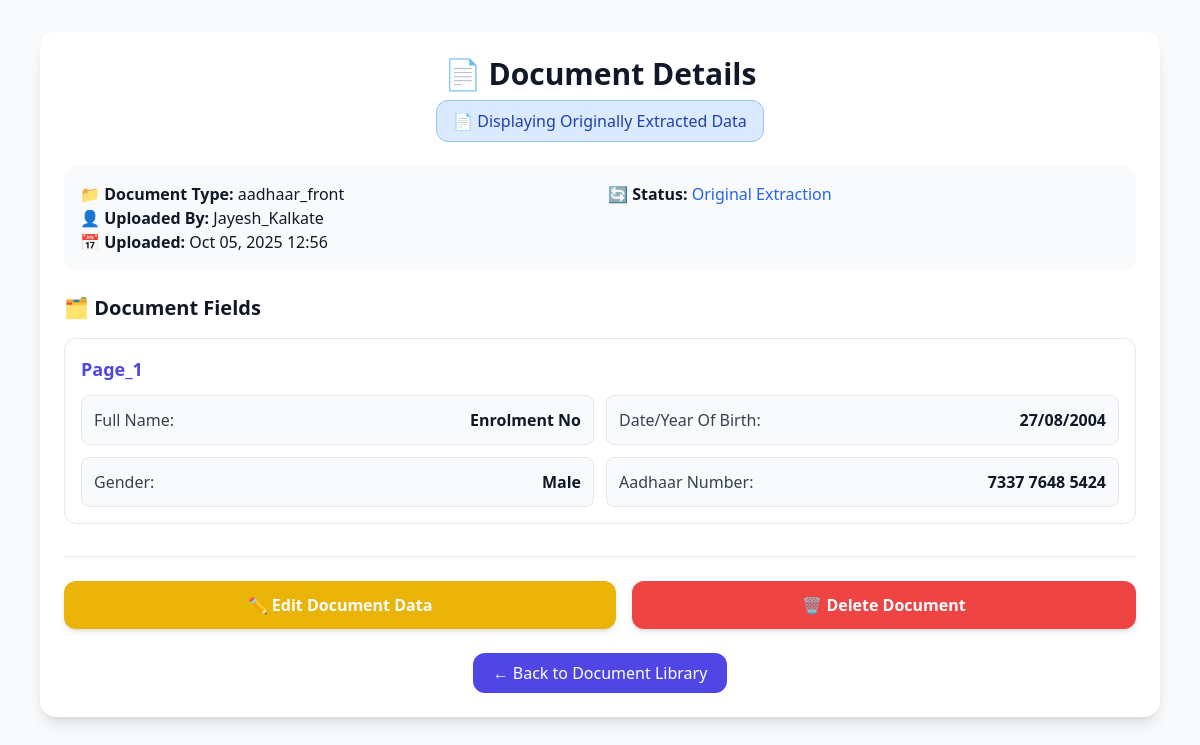
/document/3/ (signed in), run on an earlier commit of the app's database.
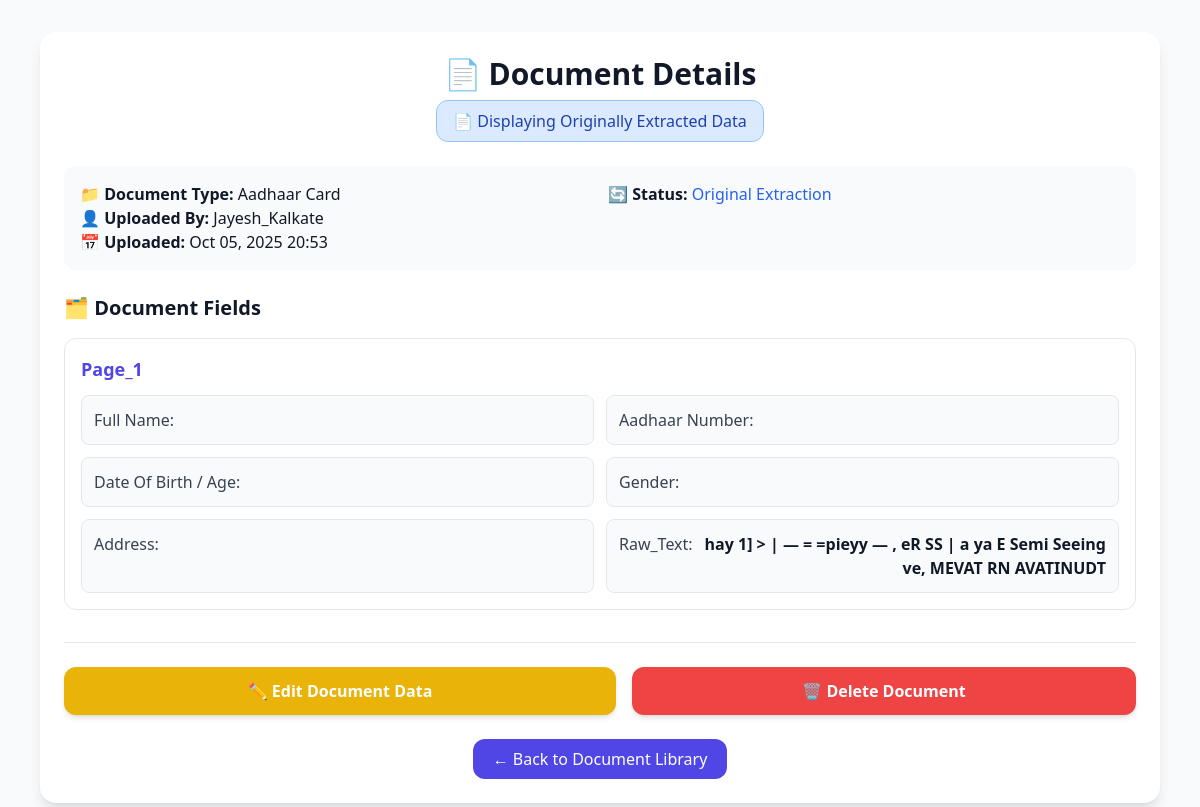
And on a later commit of the database.
### core/models.py (models this page shows, shortened)
class Document(models.Model):
    DOC_TYPES = [
        ("aadhaar_card", "Aadhaar Card"),
        ("pan_card", "PAN Card"),
        ("driving_license", "Driving License"),
        ("passport", "Passport"),
        ("other_document", "Other Document"),
    ]
    user = models.ForeignKey(User, on_delete=models.CASCADE, related_name="documents")
    file = models.FileField(upload_to="documents/")
    doc_type = models.CharField(
        max_length=50,
        choices=DOC_TYPES,
        default="other_document",
        blank=True,
        null=True,
    )
    extracted_text = models.TextField(blank=True, null=True)
    extracted_data = models.JSONField(default=dict, blank=True)
    user_edited_data = models.JSONField(default=dict, blank=True)
    processed = models.BooleanField(default=False)
    error_message = models.TextField(blank=True, null=True)
    quality_score = models.FloatField(blank=True, null=True)
    created_at = models.DateTimeField(auto_now_add=True)
    uploaded_at = models.DateTimeField(auto_now=True)
    objects = DocumentManager()
    class Meta:
        ordering = ["-created_at"]
    @property
    def is_edited(self):
        return bool(self.user_edited_data)
    @property
    def display_data(self):
        return self.user_edited_data if self.user_edited_data else self.extracted_data

### core/views.py (the view)
# urls.py: path("document/<int:pk>/", views.document_detail, name="document_detail"),
@login_required
def document_detail(request, pk):
    document = get_object_or_404(Document, pk=pk, user=request.user)
    display_data = document.display_data
    has_user_edits = document.is_edited
    pages_data = []
    quality_metrics = {}
    if display_data:
        for page_key, page_data in display_data.items():
            if isinstance(page_data, dict):
                metadata = page_data.pop("_metadata", {})
                fields = [(k, v) for k, v in page_data.items() if k != "_metadata"]
                pages_data.append(
                    {
                        "page_key": page_key,
                        "fields": fields,
                        "metadata": metadata,
                        "has_warnings": bool(metadata.get("warnings")),
                        "is_error_page": "error" in page_data,
                    }
                )
                if metadata.get("quality_scores"):
                    quality_metrics[page_key] = metadata["quality_scores"]
    can_reprocess = document.error_message or (
        document.quality_score and document.quality_score < 0.5
    )
    context = {
        "document": document,
        "pages_data": pages_data,
        "quality_metrics": quality_metrics,
        "can_reprocess": can_reprocess,
        "supported_doc_types": get_supported_document_types(),
        "has_user_edits": has_user_edits,
    }
    return render(request, "document_detail.html", context)

### core/ocr_utils.py (called while the page is built)
def get_supported_document_types() -> List[str]:
    return list(OCR_HANDLERS.keys())

### templates/document_detail.html (shortened to what this page needs)
{% load static %}
{% include "header.html" %}
<body class="bg-gray-50 dark:bg-gray-900 text-gray-900 dark:text-gray-100 min-h-screen">
  <main class="w-full max-w-6xl mx-auto py-8 px-4">
    <div class="bg-white dark:bg-gray-800 rounded-2xl shadow-lg p-6">
      <div class="mb-6 text-center">
        <h1 class="text-3xl font-bold mb-2">📄 Document Details</h1>
        <div class="inline-block px-4 py-2 rounded-xl
          {% if has_user_edits %}
            bg-green-100 text-green-800 dark:bg-green-900/30 dark:text-green-300 border border-green-300
          {% else %}
            bg-blue-100 text-blue-800 dark:bg-blue-900/30 dark:text-blue-300 border border-blue-300
          {% endif %}">
          {% if has_user_edits %}
            ✏️ Displaying Your Edited Data (Original extracted data has been replaced)
          {% else %}
            📄 Displaying Originally Extracted Data
          {% endif %}
        </div>
      </div>
      <div class="grid grid-cols-1 md:grid-cols-2 gap-4 mb-6 p-4 bg-gray-50 dark:bg-gray-700 rounded-xl">
        <div>
          <p><strong>📁 Document Type:</strong> {{ document.get_doc_type_display }}</p>
          <p><strong>👤 Uploaded By:</strong> {{ document.user.username }}</p>
          <p><strong>📅 Uploaded:</strong> {{ document.created_at|date:"M d, Y H:i" }}</p>
        </div>
        <div>
          {% if has_user_edits %}
          <p><strong>🔄 Status:</strong> <span class="text-green-600">Edited by User</span></p>
          {% else %}
          <p><strong>🔄 Status:</strong> <span class="text-blue-600">Original Extraction</span></p>
          {% endif %}
        </div>
      </div>
      {% if pages_data %}
      <div class="mb-6">
        <h3 class="text-xl font-semibold mb-4 flex items-center gap-2">
          🗂️ Document Fields
        </h3>
        {% for page in pages_data %}
        <div class="mb-6 border border-gray-200 dark:border-gray-600 rounded-xl p-4 bg-white dark:bg-gray-700">
          <h4 class="font-semibold text-lg text-indigo-600 mb-3">{{ page.page_key|title }}</h4>
          <div class="grid grid-cols-1 md:grid-cols-2 gap-3">
            {% for field in page.fields %}
            <div class="flex justify-between items-start p-3 rounded-lg bg-gray-50 dark:bg-gray-600 border">
              <span class="font-medium text-gray-700 dark:text-gray-300">{{ field.0|title }}:</span>
              <span class="text-gray-900 dark:text-gray-100 text-right font-semibold">{{ field.1 }}</span>
            </div>
            {% endfor %}
          </div>
        </div>
        {% endfor %}
      </div>
      {% else %}
      <div class="text-center py-8 text-gray-500">
        <p>No data extracted from this document.</p>
      </div>
      {% endif %}
      <div class="flex flex-col md:flex-row gap-4 justify-center mt-8 pt-6 border-t dark:border-gray-700">
        <a href="{% url 'core:edit_document' document.pk %}"
           class="flex-1 text-center px-6 py-3 bg-yellow-500 hover:bg-yellow-600 text-white rounded-xl font-semibold transition-all duration-200 shadow-md">
          ✏️ Edit Document Data
        </a>
        <form action="{% url 'core:delete_document' document.pk %}" method="post" class="flex-1">
          <button type="submit"
                  onclick="return confirm('Are you sure you want to delete this document? This action cannot be undone.')"
                  class="w-full px-6 py-3 bg-red-500 hover:bg-red-600 text-white rounded-xl font-semibold transition-all duration-200 shadow-md">
            🗑️ Delete Document
          </button>
        </form>
      </div>
      <div class="text-center mt-6">
        <a href="{% url 'core:document_library' %}"
           class="inline-flex items-center gap-2 px-5 py-2 bg-indigo-600 hover:bg-indigo-700 text-white rounded-xl font-medium transition-all duration-200">
          ← Back to Document Library
        </a>
      </div>
    </div>
  </main>
</body>
{% include "footer.html" %}

What changed in the data, as far as the page shows it:
changed Document "Jayesh_Kalkate": doc_type "aadhaar_front" → "Aadhaar Card"; created_at "Oct 05, 2025 12:56" → "Oct 05, 2025 20:53"
Also different on the page:
list line gone: "Full Name : Enrolment No Date/Year Of Birth : 27/08/2004 Gender : Male Aadhaar Number : 7337 7648 5424"
new list line: "Full Name : Aadhaar Number : Date Of Birth / Age : Gender : Address : Raw_Text : hay 1] > | — = =pieyy — , eR SS | a ya E Semi Seeing ve, MEVAT RN AVATINUDT"
